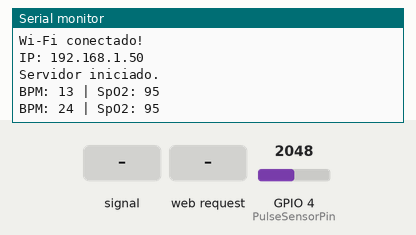
Bench run of a sketch on a simulated ESP32. Shown: the last lines printed to the serial monitor. Inputs (shaded band) come from the test bench; at power-on: GPIO 4 (PulseSensorPin) = 2048 (analog values on the 0–4095 scale). WiFi joins after 1.5 s; servers stay silent unless stated.

Above: at 2.7 s.
2.8 s: GPIO 4 (PulseSensorPin) fed a 200 Hz sine of ±327 counts around its level
At 4.0 s:
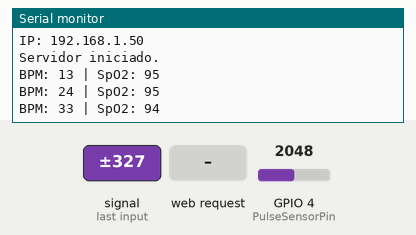
4.3 s: GPIO 4 (PulseSensorPin) set to 2866
At 5.3 s:
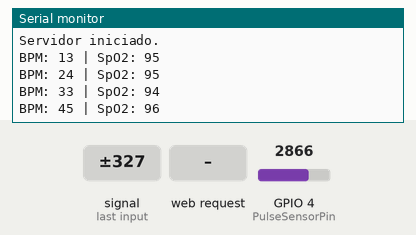
5.8 s: GPIO 4 (PulseSensorPin) fed a 1000 Hz sine of ±1023 counts around its level
At 7.1 s:
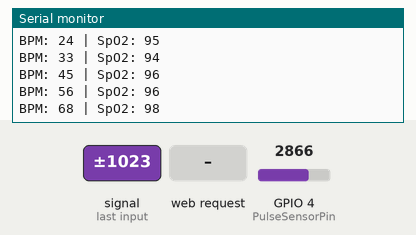
7.3 s: HTTP request GET /bpm received
At 8.7 s:
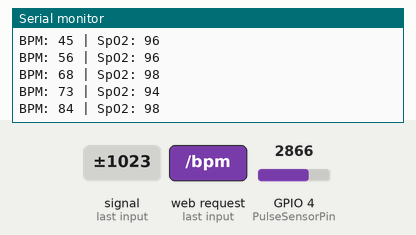
8.8 s: GPIO 4 (PulseSensorPin) set to 3603
At 9.8 s:
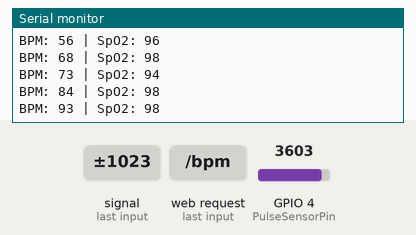
Timing chart, 0 to 11.3 s (numbered marks = the images above; inputs shaded):
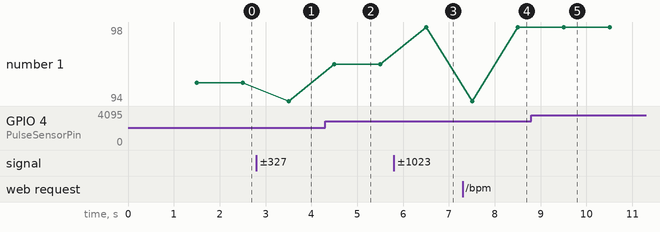

Measured:
- after the input at 2.8 s, the serial monitor: prints a new line after 0.70 s (image 1)
- after the input at 4.3 s, the serial monitor: prints a new line after 0.20 s (image 2)
- after the input at 5.8 s, the serial monitor: prints a new line after 0.71 s (image 3)
- after the input at 7.3 s, the serial monitor: prints a new line after 1.2 s (image 4)
- after the input at 8.8 s, the serial monitor: prints a new line after 0.71 s (image 5)
- plotted number 1: 95 → 94 after the input at 2.8 s, 94 → 96 after the input at 4.3 s, 96 → 98 after the input at 5.8 s

The sketch:

teste02.ino
```cpp
#include <WiFi.h>
#include <WebServer.h>

const char* ssid = "Esp32";
const char* password = "2025mateus";

WebServer server(80);

const int PulseSensorPin = 4;
int leituraSuavizada = 0;
int oxigenacao = 98;
unsigned long tempoInicio = 0;
bool dedoPresente = false;

void handleHome();
void handleStatus();
void handleConfig();
void handlePerfil();
void handleAgendamento();
void handleLogout();
void handleBPM();

void setup() {
  Serial.begin(115200);
  analogReadResolution(10);

  WiFi.begin(ssid, password);
  Serial.print("Conectando ao Wi-Fi");

  while (WiFi.status() != WL_CONNECTED) {
    delay(500);
    Serial.print(".");
  }

  Serial.println("\nWi-Fi conectado!");
  Serial.print("IP: ");
  Serial.println(WiFi.localIP());

  server.on("/", handleHome);
  server.on("/status", handleStatus);
  server.on("/config", handleConfig);
  server.on("/perfil", handlePerfil);
  server.on("/agendamento", handleAgendamento);
  server.on("/logout", handleLogout);
  server.on("/bpm", handleBPM);

  server.begin();
  Serial.println("Servidor iniciado.");
}

void loop() {
  server.handleClient();

  int leituraBruta = analogRead(PulseSensorPin);

  if (leituraBruta < 50) {
    leituraSuavizada = 0;
    oxigenacao = 0;
    dedoPresente = false;
    tempoInicio = 0;
  } else {
    if (!dedoPresente) {
      tempoInicio = millis();
      dedoPresente = true;
    }

    int valorNormalizado = map(leituraBruta, 0, 1023, 60, 200);
    leituraSuavizada = (leituraSuavizada * 9 + valorNormalizado) / 10;

    oxigenacao = map(leituraBruta, 0, 1023, 90, 100);
  }

  Serial.print("BPM: ");
  Serial.print(leituraSuavizada);
  Serial.print(" | SpO2: ");
  Serial.println(oxigenacao);

  delay(1000);
}

void handleBPM() {
  unsigned long tempoAtual = dedoPresente ? (millis() - tempoInicio) / 1000 : 0;
  String json = "{\"bpm\":" + String(leituraSuavizada) + ",\"oxigenacao\":" + String(oxigenacao) + ",\"tempo\":" + String(tempoAtual) + "}";
  server.send(200, "application/json", json);
}

String gerarPagina(String titulo, String corpo) {
  return "<!DOCTYPE html><html><head><meta charset='UTF-8'><title>" + titulo + "</title><style>"
         "body{font-family:Arial;background-color:#ffe6f0;color:#333;text-align:center;padding:20px}"
         "button{padding:10px 20px;font-size:16px;margin:10px;cursor:pointer;}"
         "</style></head><body><h1>" + titulo + "</h1>" + corpo +
         "<button onclick=\"location.href='/'\">Voltar para Home</button></body></html>";
}

void handleHome() {
  String pagina = R"rawliteral(
<!DOCTYPE html>
<html><head>
  <meta charset="UTF-8">
  <title>Monitor de Saúde</title>
  <link rel="stylesheet" href="https://cdnjs.cloudflare.com/ajax/libs/font-awesome/6.5.0/css/all.min.css">
  <style>
    body { font-family: Arial; background-color: #ffe6f0; color: #333; margin: 0; }
    .menu { width: 60px; height: 100vh; background: #f8bbd0; position: fixed; transition: width 0.3s; }
    .menu:hover { width: 200px; }
    .menu a { display: flex; align-items: center; padding: 10px; text-decoration: none; color: #000; }
    .menu a i { width: 30px; text-align: center; }
    .menu span { opacity: 0; transition: 0.3s; }
    .menu:hover span { opacity: 1; }
    .content { margin-left: 80px; padding: 20px; }
    .card { background: #ffcdd2; padding: 20px; border-radius: 10px; margin: 20px auto; width: 300px; }
    .value { font-size: 2em; color: #e91e63; }
  </style>
</head><body>
<div class="menu">
  <a href="/"><i class="fas fa-home"></i><span>Home</span></a>
  <a href="/status"><i class="fas fa-heart"></i><span>Status</span></a>
  <a href="/config"><i class="fas fa-cog"></i><span>Configuração</span></a>
  <a href="/perfil"><i class="fas fa-user"></i><span>Perfil</span></a>
  <a href="/agendamento"><i class="fas fa-calendar-alt"></i><span>Agendamento</span></a>
  <a href="/logout"><i class="fas fa-sign-out-alt"></i><span>Logout</span></a>
</div>
<div class="content">
  <h1>Monitor de Saúde</h1>
  <div class="card"><h2>Batimentos Cardíacos</h2><div id="bpm" class="value">--</div></div>
  <div class="card"><h2>Oxigenação</h2><div id="spo2" class="value">--</div></div>
  <div class="card"><h2>Tempo de Leitura</h2><div id="tempo" class="value">--</div></div>
</div>
<script>
  function atualizar() {
    fetch("/bpm").then(r=>r.json()).then(d=>{
      document.getElementById("bpm").innerText = d.bpm;
      document.getElementById("spo2").innerText = d.oxigenacao + "%";
      document.getElementById("tempo").innerText = d.tempo + "s";
    });
  }
  setInterval(atualizar, 1000);
</script>
</body></html>
)rawliteral";
  server.send(200, "text/html", pagina);
}

void handleStatus() {
  String corpo = "<div class='card'><p>Histórico do Usuário:</p><p>Batimentos: 0 bpm</p><p>Oxigenação: 0%</p><p>Tempo de dedo: 0s</p></div>";
  server.send(200, "text/html", gerarPagina("Status", corpo));
}

void handleConfig() {
  String corpo = "<button onclick=\"document.body.classList.toggle('dark')\">Alterar Tema</button>";
  server.send(200, "text/html", gerarPagina("Configurações", corpo));
}

void handlePerfil() {
  String corpo = "<p>Nome: Usuário de Teste</p><p>ID: 001</p>";
  server.send(200, "text/html", gerarPagina("Perfil", corpo));
}

void handleAgendamento() {
  String corpo = "<p>Escolha sua especialidade:</p>"
                 "<button onclick=\"alert('Clínico agendado!')\">Clínico Geral</button>"
                 "<button onclick=\"alert('Ortopedista agendado!')\">Ortopedista</button>";
  server.send(200, "text/html", gerarPagina("Agendamento Médico", corpo));
}

void handleLogout() {
  String corpo = "<p>Logout em desenvolvimento...</p>";
  server.send(200, "text/html", gerarPagina("Logout", corpo));
}
```
